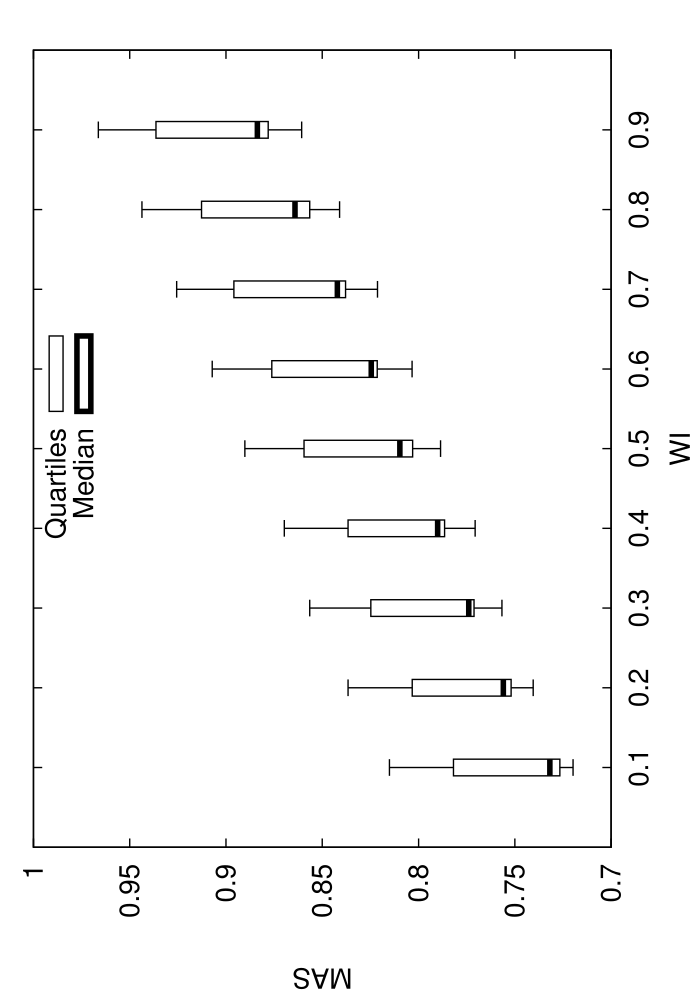

gnuplot code for this plot:
set terminal postscript enhanced 20
set xrange[0:1]
set xlabel 'WI'
set ylabel 'MAS'
set key ins vert center top spacing 1.0
set output 'stat_SIM_W06.dat.eps'
set bars 4.0
set style fill empty
plot 'stat_SIM_W06.dat.elab' using 1:3:2:6:5:xticlabel(1) with candlesticks lt -1 lw 1 title 'Quartiles' whiskerbars,'' using 1:4:4:4:4:xticlabels(1) with candlesticks lt -1 lw 4 title 'Median'
